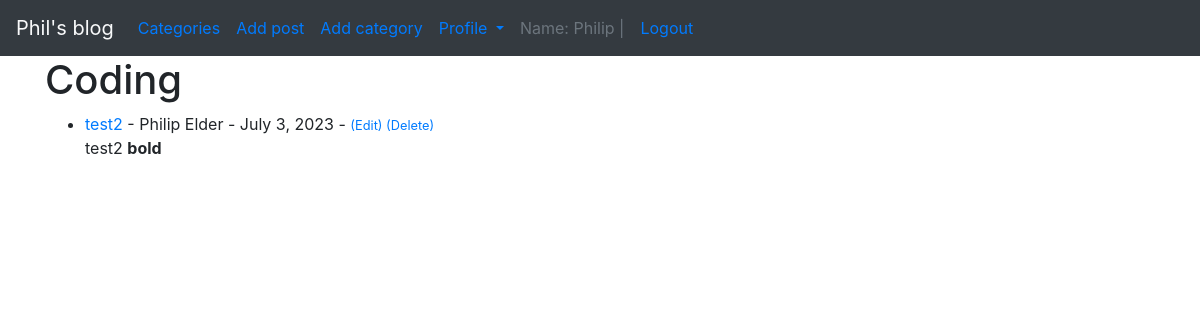
The page /category/coding/ (signed in) on the database its author committed.
### theblog/models.py (models this page shows, shortened)
class Post(models.Model):
	title = models.CharField(max_length=255)
	header_image = models.ImageField(null=True, blank=True, upload_to="theblog_images/")
	title_tag = models.CharField(max_length=255, default="Here write default")
	author = models.ForeignKey(User, on_delete=models.CASCADE)
	body = RichTextField(blank=True, null=True)
	post_date = models.DateField(auto_now_add=True)   # Auto date of adding data. You need import this
	category = models.CharField(max_length=255, default='coding')
	snippet = models.CharField(max_length=255)
	likes = models.ManyToManyField(User, related_name='blog_posts')
	class Meta:
		ordering = ['-id', 'title']

### theblog/views.py (the view)
# urls.py: path('category/<str:cats>/', CategoryView, name='category'),
def CategoryView(request, cats):
	category_posts = Post.objects.filter(category = cats.replace('-', ' '))
	return render(request, 'categories.html', {'cats': cats.title().replace('-', ' '), 'category_posts': category_posts})

### theblog/templates/categories.html
{% extends 'base.html' %}
{% block content %}
{% if category_posts %}
<h1>{{ cats }}</h1>
<ul>
{% for post in category_posts %}
<li><a href="{% url 'article-detail' post.pk %}"> {{ post.title }}</a> - {{ post.author.first_name }}
        {{ post.author.last_name }} - {{ post.post_date }}
        {% if user.is_authenticated %}
         - <small><a href="{% url 'update_post' post.pk %}">(Edit)</a>
        <a href="{% url 'delete_post' post.pk %}">(Delete)</a></small><br>
        {% endif %}
    {{ post.body|slice:":200"|safe }}
    </li>
{% endfor %}
</ul>
{% else %}
	<h2>Sorry this page does not exist...</h2>
{% endif %}
{% endblock %}

### theblog/templates/base.html (shortened to what this page needs)
{% load static %}
<!doctype html>
<html lang="en">
  <head>
    <link rel="stylesheet" href="https://cdn.jsdelivr.net/npm/bootstrap@4.4.1/dist/css/bootstrap.min.css">
</head>
  <body>
<nav class="navbar navbar-expand-lg bg-dark">
  <a class="navbar-brand text-light" href="{% url 'theblog_home' %}">Phil's blog</a>
    <div class="navbar-nav mr-auto">
        {% if cat_menu %}
              <li class="nav-item dropdown">
        <a class="nav-link dropdown-toggle" href="#" id="navbarDropdown" role="button" data-toggle="dropdown" aria-haspopup="true" aria-expanded="false">
          Categories
        </a>
        <div class="dropdown-menu" aria-labelledby="navbarDropdown">
            {% for item in cat_menu %}
            <a class="dropdown-item" href="{% url 'category' item|slugify %}">{{ item }}</a>
            {% endfor %}
        </div>
      </li>
        {% else %}
                <li class="nav-item">
            <a class="nav-link" href="{% url 'category-list' %}">Categories</a>
                </li>
        {% endif %}
              {% if user.is_authenticated %}
                <li class="nav-item">
            <a class="nav-link" href="{% url 'add_post' %}">Add post</a>
                </li>
                <li class="nav-item">
            <a class="nav-link" href="{% url 'add_category' %}">Add category</a>
                </li>
                <li class="nav-item dropdown">
        <a class="nav-link dropdown-toggle" href="#" id="navbarDropdown" role="button" data-toggle="dropdown" aria-haspopup="true" aria-expanded="false">
            Profile
          </a>
        </li>
        <a class="nav-link disabled">Name: {{ user.first_name }} |</a><a class="nav-link" href="{% url 'logout' %}">Logout</a>
                {% endif %}</ul>
</nav>
<div class="container">
      {% block content %}
      {% endblock %}
</div>
  </body>
</html>

### rows shown on the page
Post: category "Coding", title "test2", author.first_name "Philip", author.last_name "Elder", post_date "July 3, 2023", body "test2 bold"

### other values the page prints
{{ user.first_name }} "Philip"
